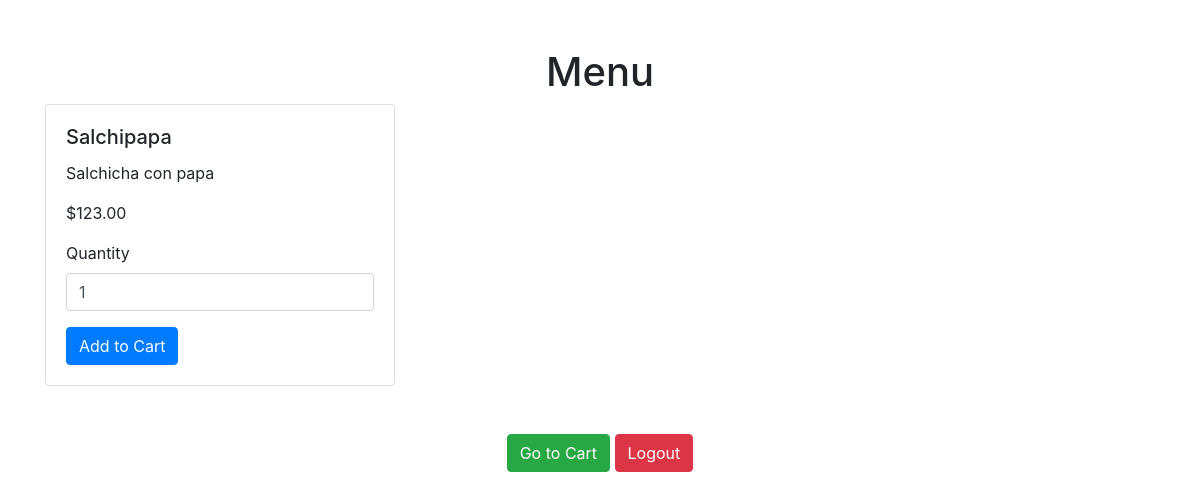
The app's page /menu/ (signed in), older data.
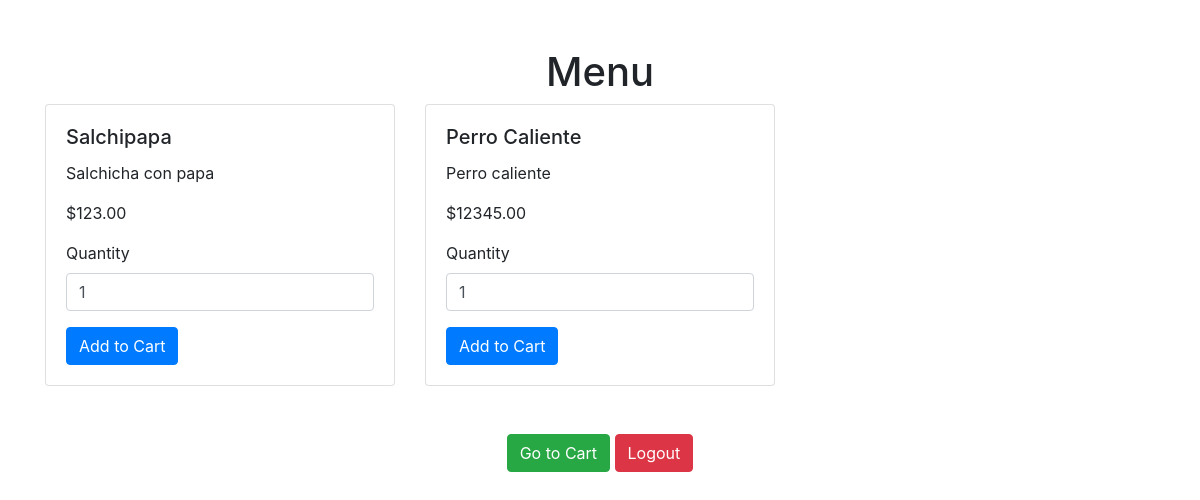
The same page, newer data.
### core/models.py (models this page shows, shortened)
class Product(models.Model):
    code = models.CharField(max_length=100, unique=True)
    name = models.CharField(max_length=200)
    description = models.TextField()
    price = models.DecimalField(max_digits=10, decimal_places=2)
    category = models.ForeignKey(Category, on_delete=models.CASCADE)

### core/views.py (the view)
# urls.py: path('menu/', views.menu, name='menu'),
def menu(request):
    if not request.user.is_authenticated:
        return redirect('login')
    products = Product.objects.all()
    return render(request, 'core/menu.html', {'products': products})

### core/templates/core/menu.html (shortened to what this page needs)
{% extends 'core/base.html' %}
{% block content %}
<h1 class="text-center">Menu</h1>
<div class="row">
    {% for product in products %}
    <div class="col-md-4">
        <div class="card mb-4">
            <div class="card-body">
                <h5 class="card-title">{{ product.name }}</h5>
                <p class="card-text">{{ product.description }}</p>
                <p class="card-text">${{ product.price }}</p>
                <form method="post" action="{% url 'add_to_cart' %}">
                    <div class="form-group">
                        <label for="quantity">Quantity</label>
                        <input type="number" name="quantity" id="quantity" class="form-control" min="1" value="1">
                    </div>
                    <button type="submit" class="btn btn-primary">Add to Cart</button>
                </form>
            </div>
        </div>
    </div>
    {% endfor %}
</div>
<div class="text-center mt-4">
    <a href="{% url 'cart' %}" class="btn btn-success">Go to Cart</a>
    <a href="{% url 'logout' %}" class="btn btn-danger">Logout</a>
</div>
{% endblock %}

Row changes from the older to the newer data that the page shows:
added Product: name "Perro Caliente", description "Perro caliente", price "12345.00"
